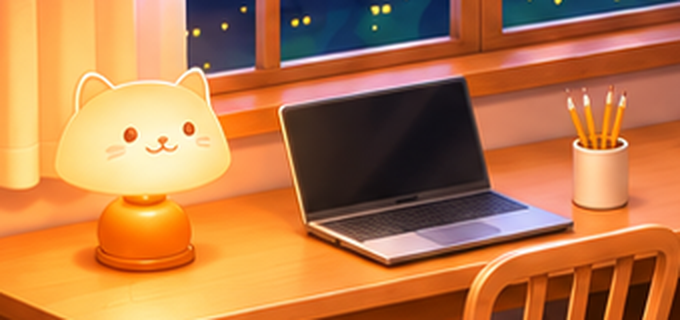
#> input picture references/i_desk_reference.png, 680 x 320 px, found by its file name
$ python build_interact.py
#> lines starting #> are read from the running program, lines starting #| are printed output that depends on the picture; after the words box and inside, x2 and y2 are one past the last pixel; in counts of white or black regions, pixels touching at a corner belong together
"""房間互動（I 系列）：把 GPT 交的圖組成遊戲用的素材，並產生 assets/interact/interact_inline.js
用法：python3 tools/build_interact.py   （在專案根目錄執行）

輸入（assets/interact/，2 倍大、已和參考圖對齊）
  laptop_closed_scene.png      書桌：筆電闔上
  lamp_tilt_scene.png          書桌：檯燈歪 45 度（筆電開著）
  lamp_fallen_off_scene.png    書桌：檯燈倒下熄燈（筆電開著）
  desk_no_lamp.png / desk_no_lamp_dim.png   拿掉檯燈的書桌（亮／暗）
  rug_no_toys.png              地毯：拿掉三個玩具
  fish.png / yarn.png / feather.png          綠幕去背後的玩具
輸出（1 倍大，和房間大圖同解析度）
  desk_{o|c}_{s|t|f}.webp      筆電 開/闔 × 檯燈 立/歪/倒 的 6 種書桌（340×160，放在房間 (520,240)）
  rug_no_toys.webp             480×180，放在房間 (700,660)
  toy_{fish|yarn|feather}.webp 玩具（顯示大小的 2 倍，遊戲裡縮 0.5）
"""
import base64, json, os
import cv2, numpy as np

D = "assets/interact/"
ref = cv2.imread("references/i_desk_reference.png").astype(np.float32)
closed = cv2.imread(D + "laptop_closed_scene.png").astype(np.float32)
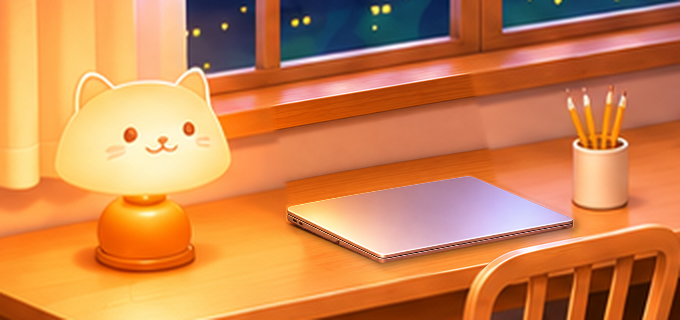
#> input picture assets/interact/laptop_closed_scene.png, 680 x 320 px, found by its file name
# 原本打開的筆電佔的位置（之後檯燈的差異不能把這一塊當成檯燈，不然闔上的筆電旁邊會多出半個螢幕）
_nl = cv2.imread(D + "desk_no_laptop.png").astype(np.float32)
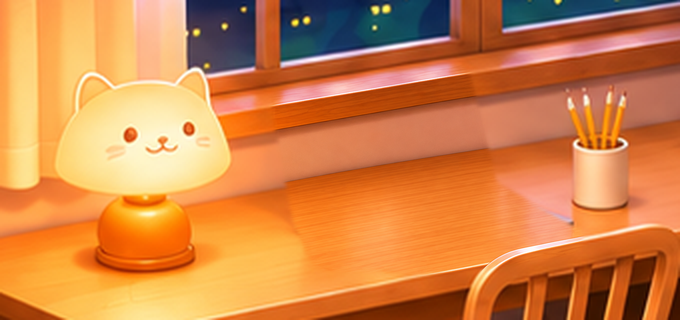
#> input picture assets/interact/desk_no_laptop.png, 680 x 320 px, found by its file name
LAPTOP = cv2.dilate((np.abs(ref - _nl).sum(2) > 40).astype(np.uint8), np.ones((5, 5), np.uint8)).astype(bool)
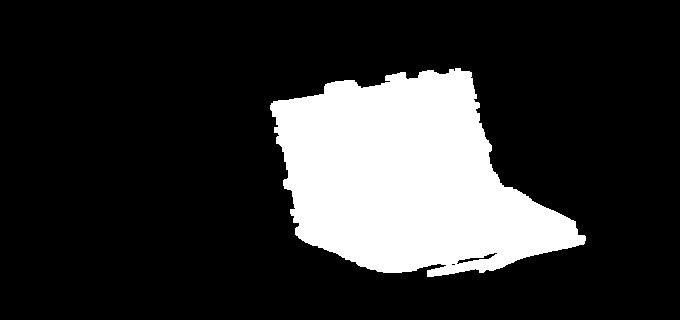
#> LAPTOP: shape (320, 680) bool; 19.2% white; 1 white region, box (x1, y1, x2, y2) and area: (270, 68, 586, 277) 41824
lamp = {
    "t": (cv2.imread(D + "lamp_tilt_scene.png").astype(np.float32), cv2.imread(D + "desk_no_lamp.png").astype(np.float32)),
    "f": (cv2.imread(D + "lamp_fallen_off_scene.png").astype(np.float32), cv2.imread(D + "desk_no_lamp_dim.png").astype(np.float32)),
}
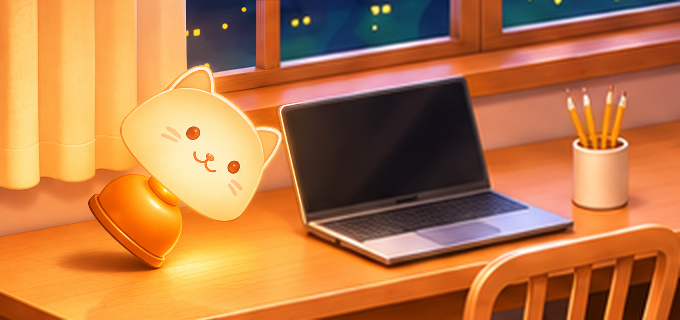
#> input picture assets/interact/lamp_tilt_scene.png, 680 x 320 px, found by its file name
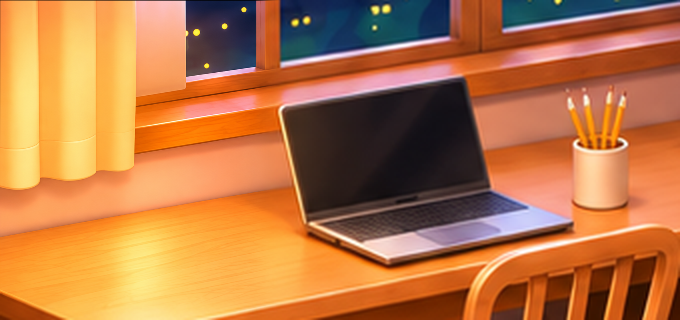
#> input picture assets/interact/desk_no_lamp.png, 680 x 320 px, found by its file name
#> (the run stopped early here; a loop or call above may not have finished)
